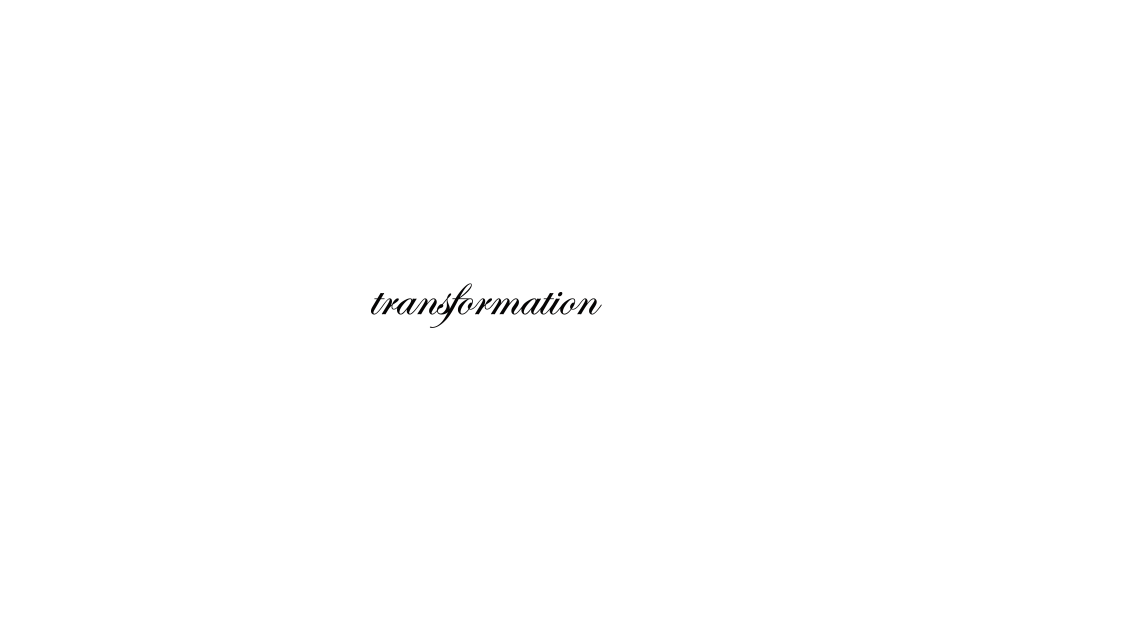
#> input picture transformationL.png, 8000 x 4500 px, found by its file name (shown at 1/7 size)
$ python python.py
#> lines starting #> are read from the running program, lines starting #| are printed output that depends on the picture; after the words box and inside, x2 and y2 are one past the last pixel; in counts of white or black regions, pixels touching at a corner belong together
import numpy as np
import matplotlib.pyplot as plt
from PIL import Image
import scipy.io as sio

# Load the image
image_path = 'C:/Users/abdou/Desktop/MATHmatlab/transformationL.png'
image = Image.open(image_path).convert('L')  # Convert to grayscale
U = np.array(image)

# Identify non-white pixels
D = U < 50
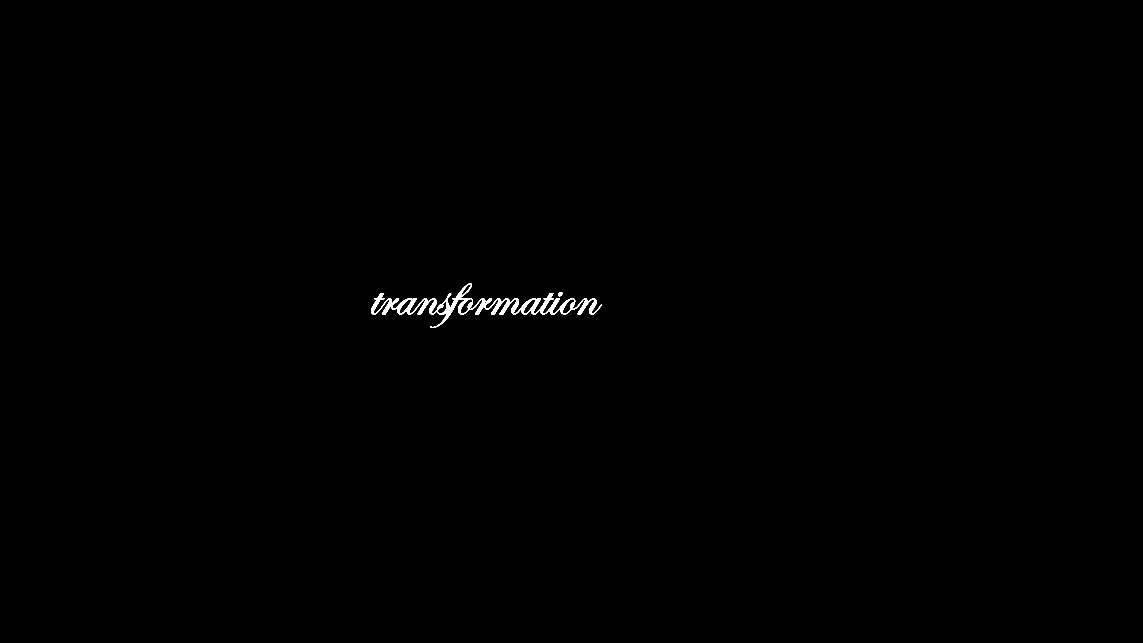
#> D: shape (4500, 8000) bool (shown at 1/7 size); 0.2% white; 2 white regions, box (x1, y1, x2, y2) and area: (2597, 1984, 4211, 2295) 70550, (3907, 2044, 3936, 2074) 654

# Get image dimensions
Mr, Mc = D.shape
#> Mr = 4500; Mc = 8000
B = np.ones_like(D, dtype=bool)

# Find pixel coordinates of non-white pixels
PixelList = np.column_stack(np.where(D))
#> PixelList = 71204 pairs, first value 1984 to 2294, second value 2597 to 4210
PixelValues = D[D].flatten()
PixelListValues = np.column_stack((PixelList, PixelValues))

# Domain pixel indices
NDX = np.where(PixelListValues[:, 2])[0]

# Center of the unit circle in image coordinates and radius
cv, ch = 2300, 4450
Rad = 1200

# Transform coordinates onto the complex plane
IM = (cv - PixelListValues[NDX, 0]) / Rad
RE = (PixelListValues[NDX, 1] - ch) / Rad
COMPLD = RE + 1j * IM

# Plot domain points in red on the complex plane
plt.figure(3)
plt.plot(RE, IM, 'r.')
plt.axis('equal')
plt.xlabel('Real')
plt.ylabel('Imaginary')
plt.title('Transformation Domain')

# Save the complex domain points
sio.savemat('TransPoints.mat', {'COMPLD': COMPLD})

# Load the saved complex domain points
data = sio.loadmat('TransPoints.mat')
COMPLD = data['COMPLD'].flatten()

# Apply transformation f(z) = i * z + 1 + i
II = 1j
TR = II * COMPLD + 1 + II
IMtr = np.imag(TR)
REtr = np.real(TR)

# Plot the transformed image in black
plt.figure(4)
plt.plot(REtr, IMtr, 'k.')
plt.axis('equal')
plt.xlabel('Real')
plt.ylabel('Imaginary')
plt.title('Transformed Domain')
plt.show()
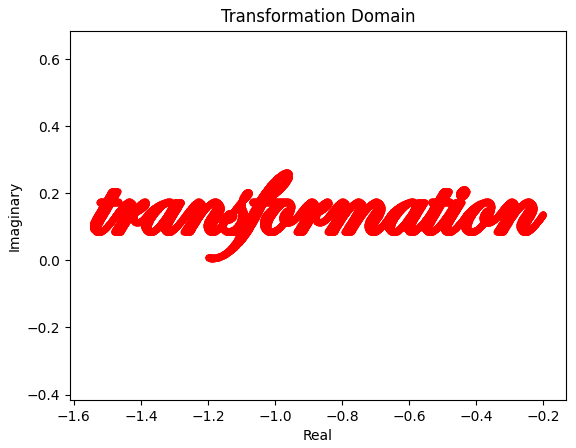
#> figure drawn by matplotlib, 1 panel
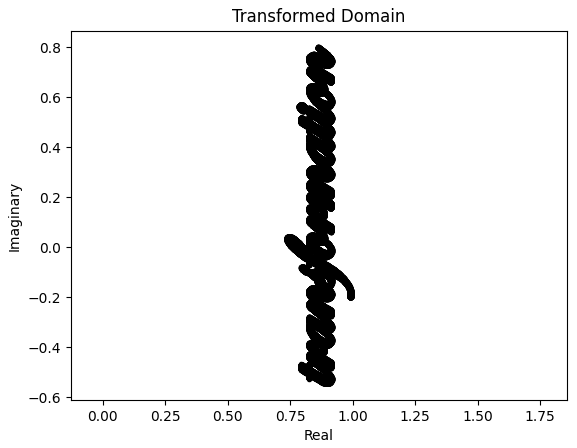
#> figure drawn by matplotlib, 1 panel
